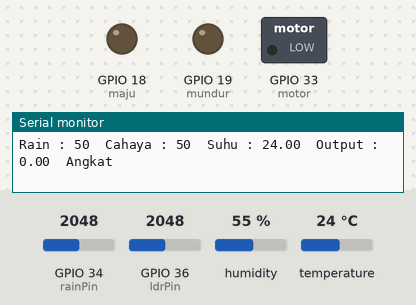
A sketch run on a simulated ESP32. Parts: switched loads named in the sketch (green lamp = pin HIGH), output pins drawn as LEDs (lit = HIGH), the last lines printed to the serial monitor. The test bench sets the inputs (shaded band); at power-on: GPIO 34 (rainPin) = 2048, GPIO 36 (ldrPin) = 2048, humidity 55 %, temperature 24 °C (analog values on the 0–4095 scale). WiFi joins after 1.5 s; servers stay silent unless stated.

Above: at 3.0 s.
3.1 s: GPIO 34 (rainPin) set to 3221
5.0 s: GPIO 34 (rainPin) set to 3309
At 7.2 s:
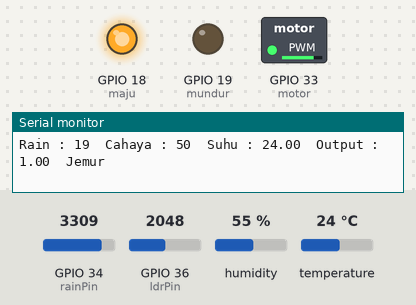
9.3 s: GPIO 36 (ldrPin) set to 3200
11.1 s: GPIO 36 (ldrPin) set to 3305
At 12.6 s:
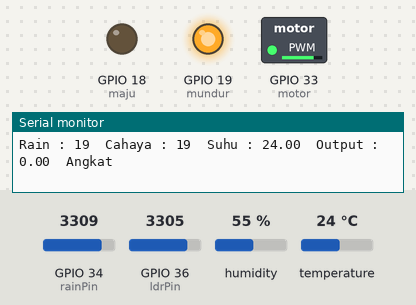
Timing chart, 0 to 15.4 s (numbered marks = the images above; inputs shaded):
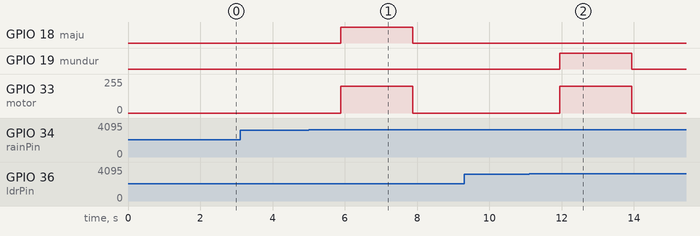

The sketch:

jemuranOtomatis.ino
```cpp
#define BLYNK_PRINT Serial
#define BLYNK_TEMPLATE_ID "TMPL6yb0x_qcl"
#define BLYNK_TEMPLATE_NAME "Jemuran Otomatis"
#define BLYNK_AUTH_TOKEN "0_2VMdPs-7YPmwaXv9VYwkDLgIc8BUcg"

#define dhtpin 5 //D5
#define dhttype DHT11

#define limitSpeed 200 //kecepatan
#define limitMotor 2000 //waktu
#define motor A5 //D33
#define maju 18 //D19
#define mundur 19 //D18

#define maxCerah 5
#define maxHujan 20

#define maxGelap 20
#define maxTerang 50

#define maxDingin 20
#define maxPanas 30

#include <WiFi.h>
#include <WiFiClient.h>
#include <BlynkSimpleEsp32.h>
#include <DHT.h>

char ssid[] = "Vivov20se";
char pass[] = "akudewee";
const int ldrPin = A0; //VP
const int rainPin = A6; //D34
float outputTerakhir;
bool stop = false;
String hasil = "";

WidgetLCD lcd(V0);
DHT dht(dhtpin, dhttype);

void setup()
{
  // Debug console
  Serial.begin(9600);
  pinMode(maju, OUTPUT); digitalWrite(maju, LOW);
  pinMode(mundur, OUTPUT); digitalWrite(mundur, LOW);
  dht.begin(); analogReadResolution(12);
  Blynk.begin(BLYNK_AUTH_TOKEN, ssid, pass);
}

void loop(){
  Blynk.run(); lcd.clear();
  int rain = map(analogRead(rainPin), 4096, 0, 0, 100);
  int cahaya = map(analogRead(ldrPin), 4096, 0, 0, 100);
  float suhu = dht.readTemperature();
  float output = defuzzify(rain, cahaya, suhu);

  tampilkanKeBlynk(rain, cahaya, suhu, output);
  Serial.print("Rain : "); Serial.print(rain);
  Serial.print("\tCahaya : "); Serial.print(cahaya);
  Serial.print("\tSuhu : "); Serial.print(suhu);
  Serial.print("\tOutput : "); Serial.print(output);
  Serial.print("\t");

  if(output == 1){
    hasil = "Jemur";
    Serial.print(hasil);
    lcd.print(9, 1, hasil);
  } else if (output == 0){
    hasil = "Angkat";
    Serial.print(hasil);
    lcd.print(9, 1, hasil);
  }

  if(outputTerakhir != output){
    stop = false;
    if(output == 1){
      aksiJemur();
    } else if (output == 0){
      aksiAngkat();
    }
  }
  outputTerakhir = output;
  Serial.println();
  delay(1000);
}


void aksiJemur(){
  analogWrite(motor, limitSpeed);
  digitalWrite(maju, HIGH);
  digitalWrite(mundur, LOW);
  delay(limitMotor);
  berhenti();
}

void aksiAngkat(){
  analogWrite(motor, limitSpeed);
  digitalWrite(maju, LOW);
  digitalWrite(mundur, HIGH);
  delay(limitMotor);
  berhenti();
}

void berhenti(){
  analogWrite(motor, 0);
  digitalWrite(maju, LOW);
  digitalWrite(mundur, LOW);
  stop = true;
}

void tampilkanKeBlynk(int rain, int cahaya, float suhu, float output){
  String statusRain = "Cerah";
  String statusCahaya ="Gelap";
  String statusSuhu = "Dingin";
  Blynk.virtualWrite(V1, rain);
  Blynk.virtualWrite(V2, cahaya);
  Blynk.virtualWrite(V3, suhu);
  Blynk.virtualWrite(V4, output);
  if(hujan(rain)){
    statusRain = "hujan";
  }

  if(normal(cahaya)){
    statusCahaya = "Normal";
  } else if(terang(cahaya)){
    statusCahaya = "Terang";
  }

  if(hangat(suhu)){
    statusSuhu = "Hangat";
  } else if(panas(suhu)){
    statusSuhu = "Panas";
  }

  lcd.print(0, 0, statusRain);
  lcd.print(9, 0, statusCahaya);
  lcd.print(0, 1, statusSuhu);
}

float defuzzify(int rain, int cahaya, float suhu){
  if(cerah(rain) && terang(cahaya)){ // rule 1
    return 1;
  } else if(cerah(rain) && terang(cahaya) && hangat(suhu)){ // rule 2
    return 1;
  } else if(hujan(rain) && gelap(cahaya) && dingin(suhu)){ //rule 3
    return 0;
  } else if(cerah(rain) && normal(cahaya) && hangat(suhu)){ //rule 4
    return 1;
  } else if(hujan(rain) && terang(cahaya) && hangat(suhu)){ //rule 5
    return 0;
  } else if(cerah(rain) && gelap(cahaya)){ //rule 6
    return 0;
  }
  return 0;
}

bool cerah(float x){
  return x < maxHujan;
}

bool hujan(float x){
  return x >= maxHujan;
}

bool gelap(float x){
  return x <= maxGelap;
}

bool normal(float x){
  return x > maxGelap && x < maxTerang;
}

bool terang(float x){
  return x >= maxTerang;
}

bool dingin(float x){
  return x <= maxDingin;
}

bool hangat(float x){
  return x > maxDingin && x < maxPanas;
}

bool panas(float x){
  return x >= maxPanas;
}
```

Measured:
- the behaviour switches between 3276 and 3277 on GPIO 34 (rainPin) (found by bisection; images 0 and 1)
- the behaviour switches between 3235 and 3236 on GPIO 36 (ldrPin) (found by bisection; images 1 and 2)
- after the input at 5.0 s, GPIO 18 (maju): LOW → HIGH after 0.88 s, → LOW 2.0 s later; GPIO 33 (motor): 0/255 → 200/255 after 0.88 s, → 0/255 2.0 s later
- after the input at 11.1 s, GPIO 19 (mundur): LOW → HIGH after 0.84 s, → LOW 2.0 s later; GPIO 33 (motor): 0/255 → 200/255 after 0.84 s, → 0/255 2.0 s later
